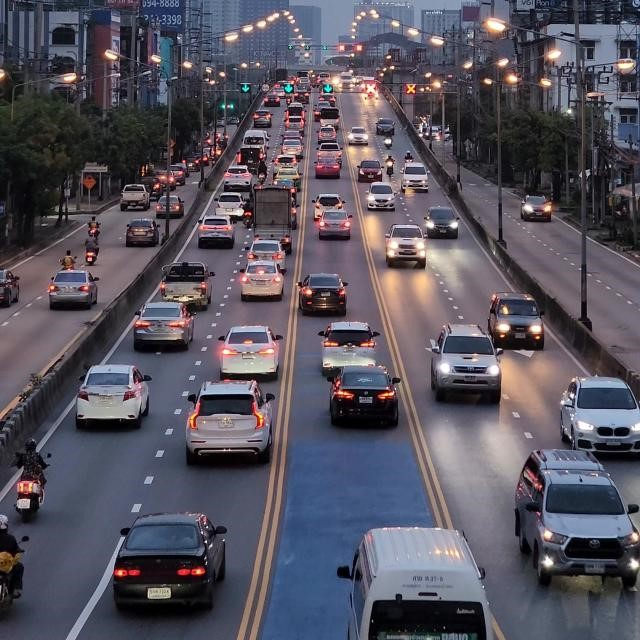
#> input picture Image_Processing/Image_process/Image_process/car.jpg, 640 x 640 px, found by its file name
$ python thresholding1.py
#> lines starting #> are read from the running program, lines starting #| are printed output that depends on the picture; after the words box and inside, x2 and y2 are one past the last pixel; in counts of white or black regions, pixels touching at a corner belong together
import cv2
import matplotlib.pyplot as plt

def apply_thresholding(image_path):
#> called with image_path = 'car.jpg'
    image = cv2.imread(image_path, cv2.IMREAD_GRAYSCALE)
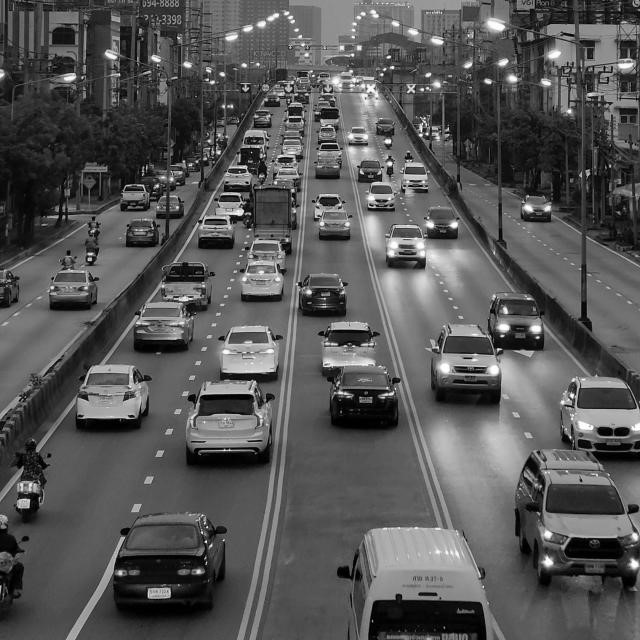
#> image: shape (640, 640); min 0, max 255, mean 85.8
    _, thresholded_image = cv2.threshold(image, 0, 255, cv2.THRESH_BINARY + cv2.THRESH_OTSU)
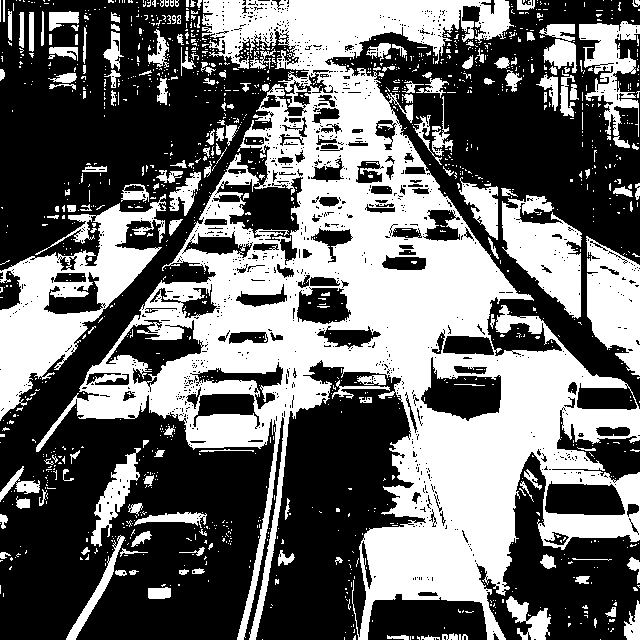
#> thresholded_image: shape (640, 640); 42.4% white; 1373 white regions (1208 under 20 px), largest, box (x1, y1, x2, y2) and area: (36, 0, 640, 640) 122429, (0, 194, 166, 421) 13038, (502, 195, 582, 319) 5447
    return thresholded_image, image

# Example usage
image_path = "car.jpg"
thresholded_image, original_image = apply_thresholding(image_path)

# Display input and output images separately in a single screen
plt.figure(figsize=(10, 5))

plt.subplot(1, 2, 1)
plt.imshow(original_image, cmap='gray')
plt.title('Input Image')
plt.axis('off')

plt.subplot(1, 2, 2)
plt.imshow(thresholded_image, cmap='gray')
plt.title('Thresholded Image')
plt.axis('off')

plt.show()
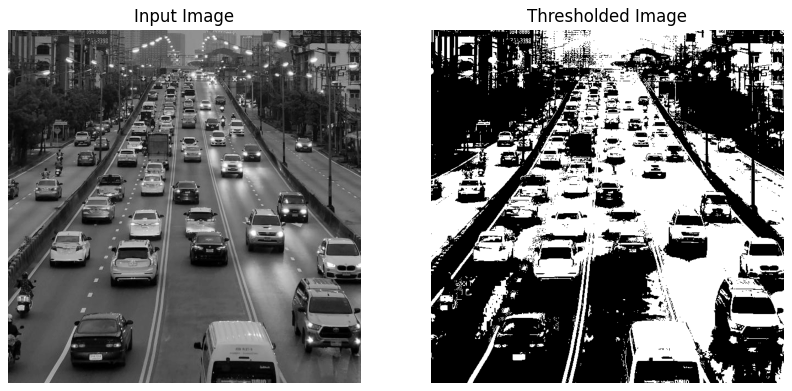
#> figure drawn by matplotlib, 2 panels

$ run again, with Image_Processing/Image_process/Image_process/eroded_image.jpg copied over Image_Processing/Image_process/Image_process/car.jpg
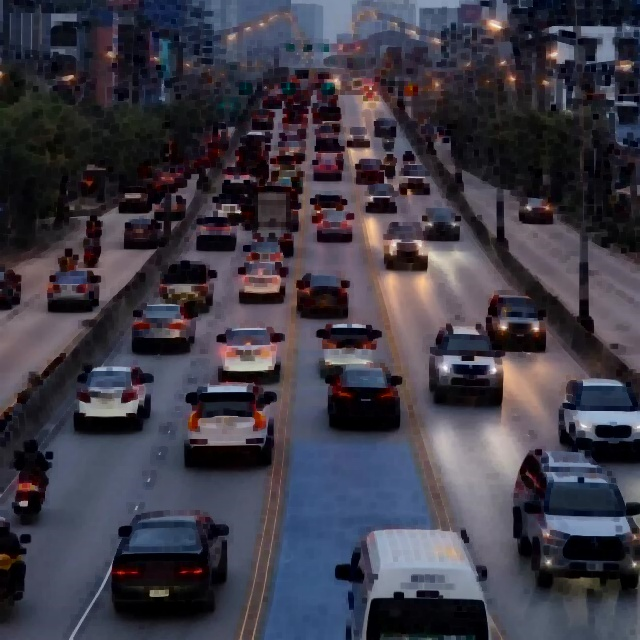
#> input picture Image_Processing/Image_process/Image_process/eroded_image.jpg, 640 x 640 px, found by its file name
#> in apply_thresholding, `_, thresholded_image = cv2.threshold(image, 0, 255, cv2.THRESH_BINARY ..`:
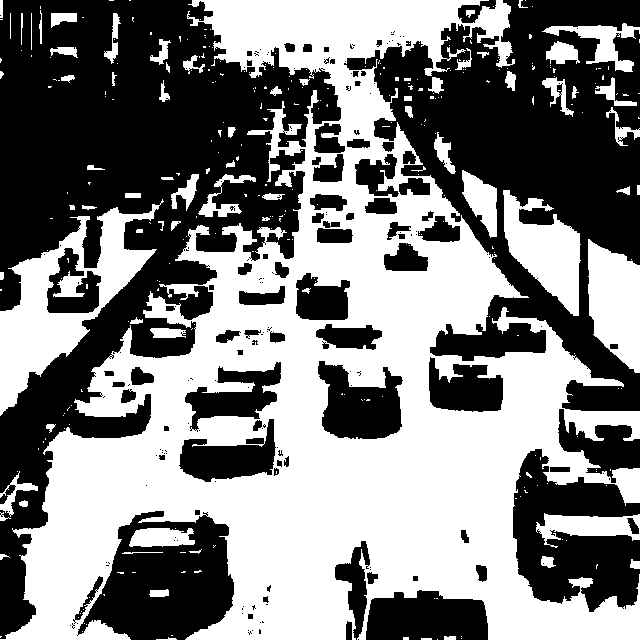
#> thresholded_image: shape (640, 640); 49.8% white; 314 white regions (240 under 20 px), largest, box (x1, y1, x2, y2) and area: (0, 0, 640, 640) 168166, (0, 199, 164, 416) 11462, (503, 190, 581, 316) 5141
#> `plt.show()`:
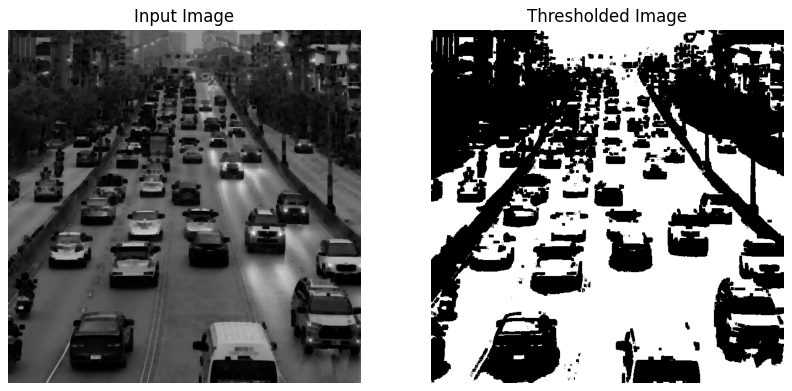
#> figure drawn by matplotlib, 2 panels
